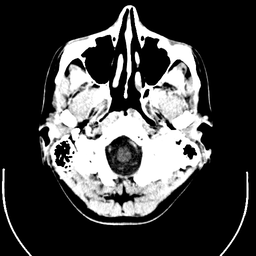
#> input picture week4/brain.png, 256 x 256 px
$ jupyter execute week4.ipynb
#> lines starting #> are read from the running program, lines starting #| are printed output that depends on the picture
[cell 1]
#Image specs TESTED


import cv2
import numpy as np

resim1= cv2.imread("brain.png") #Here I just downloaded random 256x256 brain png from internet.
#> resim1 is the input picture: shape (256, 256, 3); min 0, max 255, mean 66.7
cv2.imshow("brain",resim1)

print(resim1.size) #Size info
#| 196608
print(resim1.shape) #Width-height-chanel
#| (256, 256, 3)
print(resim1.dtype)#data type
#| uint8

cv2.waitKey(0)
cv2.destroyAllWindows

[cell 2]
#Matrix-image TESTED
import numpy as np
import cv2
import matplotlib.pyplot as plt
row=256
col=256
img= np.zeros((row,col))
img[100:105,:]=0.5
img[:,100:105]=1
plt.figure(figsize=(10,4))
plt.imshow(img)
plt.show
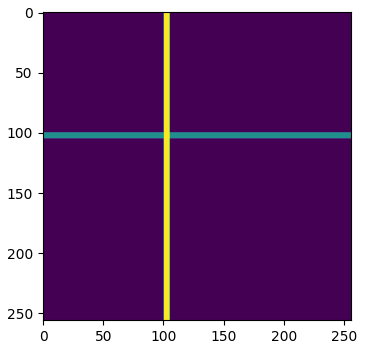
#> figure drawn by matplotlib, 1 panel

[cell 3]
#Binary Image TESTED
import cv2
import numpy as np
height=512
width=512
img= np.random.randint(255,size=(height,width,1),dtype=np.uint8)
cv2.imshow('Binary',img)
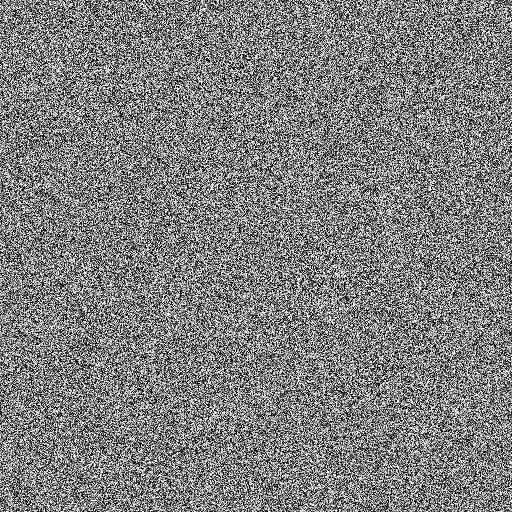
#> window 'Binary': shape (512, 512, 1); min 0, max 254, mean 126.9

cv2.waitKey(0)
cv2.destroyAllWindows
